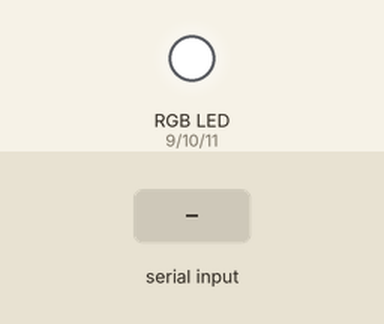
Bench run of a sketch on a simulated Arduino Uno, built with avr-gcc and run on an emulated ATmega328P. Parts: an RGB LED mixed from three pins (HIGH = lit). The test bench sets the inputs (shaded band). Dim RGB values are drawn brighter than linear; EEPROM starts erased.

Above: at 1.2 s.
1.3 s: "90:45:200\n" received over Serial
At 3.5 s:
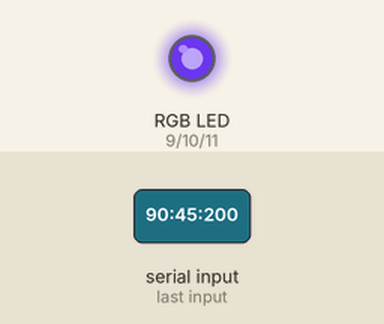
3.8 s: "30:150:10\n" received over Serial
At 5.7 s:
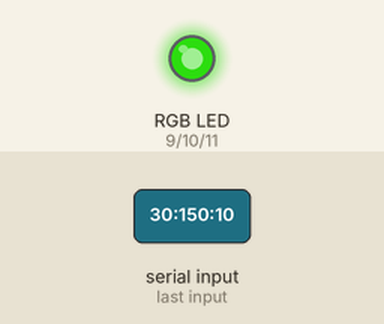
6.3 s: "90:45\n" received over Serial
At 8.5 s:
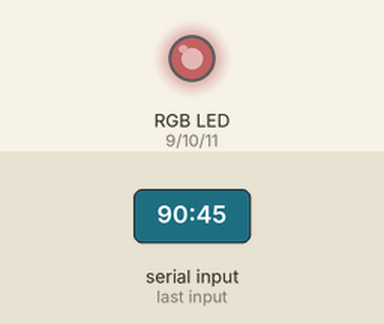
8.8 s: "30:150\n" received over Serial
At 10.7 s:
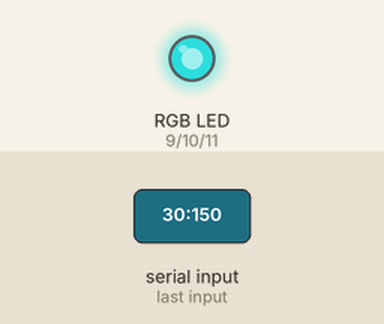
11.3 s: "1:90\n" received over Serial
At 12.7 s:
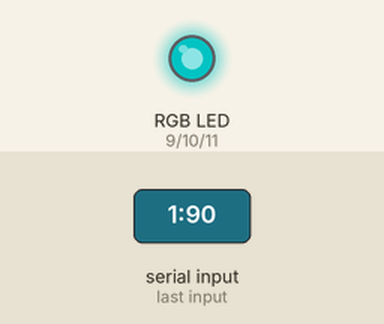
13.8 s: "1:90:45\n" received over Serial
At 15.6 s:
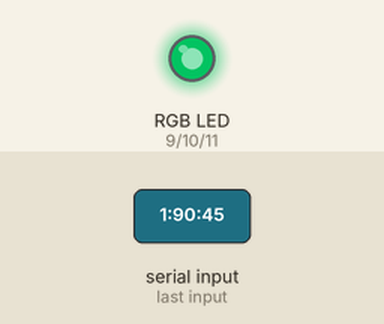
Timing chart, 0 to 17.1 s (numbered marks = the images above; inputs shaded):
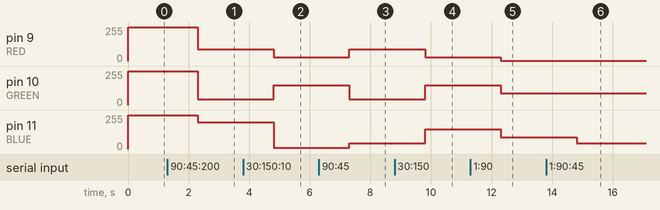

The sketch:

RGBLC.ino
```cpp
#include <EEPROM.h>

#define RED 9
#define GREEN 10
#define BLUE 11
int R, G, B;
String val;

void setup() {
Serial.begin(9600);
pinMode(RED, OUTPUT);
pinMode(GREEN, OUTPUT);
pinMode(BLUE, OUTPUT);
}


void SaveSettings(){
  EEPROM.write(0,R);
  EEPROM.write(1,G);
  EEPROM.write(2,B);
}

String GeS = "GeS";

void SetCol(){
  analogWrite(RED, R);
  analogWrite(BLUE, B);
  analogWrite(GREEN, G);
  SaveSettings();
}

void LoadSettings(){
byte tmp;
R=EEPROM.read(0);
G=EEPROM.read(1);
B=EEPROM.read(2);
SetCol();
}

void GetSet(){
  String fs=String(R, DEC);
  String qqq1=":";
  fs=fs+qqq1+String(G, DEC)+qqq1+String(B, DEC);
  Serial.print(fs);
}


String RS;
String GS;
String BS;

void loop() {
LoadSettings();
if (Serial.available()){
  val = Serial.readString();
  if(val.equals(GeS)){
    GetSet();
    delay(2000);
  } else if(val.length()>4){
  int tmp;
  tmp=val.indexOf(":",0);
      RS=val.substring(0,tmp);
  val.remove(0,tmp+1);
  tmp=val.indexOf(":",0);
      GS=val.substring(0,tmp);
  val.remove(0,tmp+1);
  R=RS.toInt();
  G=GS.toInt();
  B=val.toInt();
    SetCol();
        SaveSettings();
  }
}
}
```

Measured:
- after the input at 1.3 s, pin 9 (RED): 255/255 → 90/255 after 1.0 s; pin 10 (GREEN): 255/255 → 45/255 after 1.0 s; pin 11 (BLUE): 255/255 → 200/255 after 1.0 s
- after the input at 3.8 s, pin 9 (RED): 90/255 → 30/255 after 1.0 s; pin 10 (GREEN): 45/255 → 150/255 after 1.0 s; pin 11 (BLUE): 200/255 → 10/255 after 1.0 s
- after the input at 6.3 s, pin 9 (RED): 30/255 → 90/255 after 1.0 s; pin 10 (GREEN): 150/255 → 45/255 after 1.0 s; pin 11 (BLUE): 10/255 → 45/255 after 1.0 s
- after the input at 8.8 s, pin 9 (RED): 90/255 → 30/255 after 1.0 s; pin 10 (GREEN), pin 11 (BLUE): 45/255 → 150/255 after 1.0 s
- after the input at 11.3 s, pin 9 (RED): 30/255 → 1/255 after 1.0 s; pin 10 (GREEN), pin 11 (BLUE): 150/255 → 90/255 after 1.0 s
- after the input at 13.8 s, pin 11 (BLUE): 90/255 → 45/255 after 1.0 s
